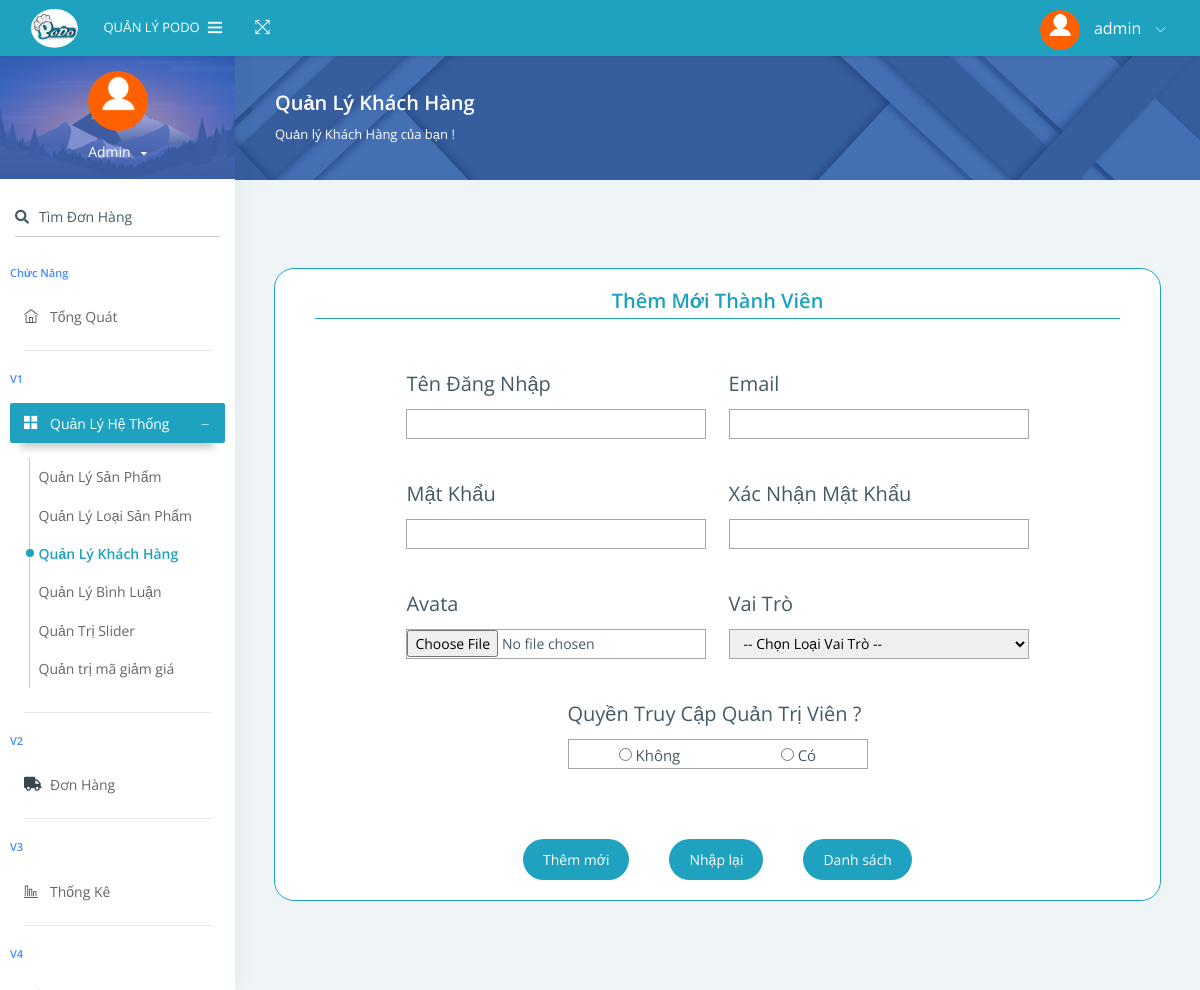
The page /Admin/Customer_AD/index.php (signed in) on the database its author committed.
### tables this page shows
CREATE TABLE `information` (
  `id_information` int(11) NOT NULL,
  `logo` varchar(200) NOT NULL COMMENT 'url logo',
  `address1` varchar(200) NOT NULL COMMENT 'địa chỉ 1',
  `phone` varchar(50) NOT NULL COMMENT 'số điện thoại',
  `email` varchar(200) NOT NULL COMMENT 'email'
);

CREATE TABLE `user` (
  `idUser` int(11) NOT NULL,
  `userName` varchar(200) NOT NULL,
  `passWord` varchar(50) NOT NULL,
  `email` varchar(50) NOT NULL,
  `phone` varchar(50) NOT NULL COMMENT 'Số Điện Thoại',
  `fullName` varchar(50) NOT NULL COMMENT 'Họ và Tên',
  `isAdmin` bit(1) NOT NULL,
  `id_role` int(11) NOT NULL COMMENT 'Mã Vai Trò',
  `image` varchar(200) NOT NULL COMMENT 'avata',
  `adress` varchar(200) NOT NULL COMMENT 'Địa Chỉ',
  `disabled` bit(1) NOT NULL COMMENT 'Cấm truy cập'
);

### Admin/Customer_AD/index.php (the view, shortened to what the rows shown need)
<?php
    if ($_SESSION['user']['isAdmin']!=1) {
        header("location: ../../Login/");
    } else {
        require_once('../../Library/library.php');
?>
<!DOCTYPE html>
<html lang="en">
<head>
      <link rel="stylesheet" type="text/css" href="../assets/css/bootstrap/css/bootstrap.min.css">
      <link rel="stylesheet" href="../assets/pages/waves/css/waves.min.css" type="text/css" media="all">
      <link rel="stylesheet" type="text/css" href="../assets/icon/themify-icons/themify-icons.css">
      <link rel="stylesheet" type="text/css" href="../assets/icon/icofont/css/icofont.css">
      <link rel="stylesheet" type="text/css" href="../assets/icon/font-awesome/css/font-awesome.min.css">
    <link rel="stylesheet" href="https://use.fontawesome.com/releases/v5.15.3/css/all.css">
      <link rel="stylesheet" type="text/css" href="../assets/css/style.css">
      <link rel="stylesheet" type="text/css" href="../assets/css/jquery.mCustomScrollbar.css">
      <link rel="stylesheet" href="./style_customer.css">
  </head>
  <body>
    <div id="pcoded" class="pcoded">
        <div class="pcoded-container navbar-wrapper">
            <nav class="navbar header-navbar pcoded-header">
                <div class="navbar-wrapper">
                    <div class="navbar-logo">
                        <a href="../index.php">
                            <?php logo(1) ?>
                            <span>Quản Lý PoDo</span>
                        </a>
                    </div>
                    <div class="navbar-container container-fluid">
                        <ul class="nav-right">
                            <li class="user-profile header-notification">
                                <a href="" class="waves-effect waves-light">
                                    <?php avatar($idCustomer,2); ?>
                                    <i class="ti-angle-down"></i>
                                </a>
                            </li>
                        </ul>
                    </div>
                </div>
            </nav>
            <div class="pcoded-main-container">
                <div class="pcoded-wrapper">
                    <nav class="pcoded-navbar">
                        <div class="pcoded-inner-navbar main-menu">
                            <div class="">
                                <div class="main-menu-header">
                                    <?php avatar($idCustomer,3)?>
                                </div>
                            </div>
                        </div>
                    </nav>
                    <div class="pcoded-content">
                        <div class="pcoded-inner-content">
                            <div class="main-body">
                                <div class="page-wrapper">
                                <div class="inp__customer">
                                        <form id="form__input__customer" action="" method="post" enctype="multipart/form-data">
                                            <h1 class="title__customer__add">Thêm Mới Thành Viên</h1>
                                        </form>
                                    </div>
                                </div>
                            </div>
                        </div>
                    </div>
                </div>
            </div>
        </div>
    </div>
</body>
</html>
<?php
    }
?>

### Library/library.php (shortened to what the rows shown need)
<?php
function logo($note)
{
    $conn = connectDB();
    $result = $conn->query("SELECT * FROM information ");
    $row = $result->fetch_assoc();
    if ($note == 0) {
        echo '
            <img class="img-fluid" src="../images/' . $row['logo'] . '" alt="Theme-Logo" />
        ';
    } else if ($note == 1) {
        echo '
            <img class="img-fluid" src="../../images/' . $row['logo'] . '" alt="Theme-Logo" />
        ';
    } else if ($note == 2) {
        echo '
            <img src="./images/' . $row['logo'] . '" alt="logo PoDo" />
        ';
    } else if ($note == 3) {
        echo '
            <img src="./images/' . $row['logo'] . '" alt="logo PoDo" />
        ';
    }
}
function avatar($id, $note)
{
    $conn = connectDB();
    $result = $conn->query("SELECT * FROM user WHERE idUser = '" . $id . "'");
    $row = $result->fetch_assoc();
    if ($note == 0) {
        echo '
            <img src=".././images/avata/' . $row['image'] . '" class="img-radius" alt="User-Profile-Image">
            <span>' . $row['userName'] . '</span>
        ';
    } else if ($note == 2) {
        echo '
            <img src="../../images/avata/' . $row['image'] . '" class="img-radius" alt="User-Profile-Image">
            <span>' . $row['userName'] . '</span>
        ';
    } else if ($note == 3) {
        echo '
            <img class="img-80 img-radius" src="../../images/avata/' . $row['image'] . '" alt="User-Profile-Image">
            <div class="user-details">
                <span id="more-details">' . $row['userName'] . '<i class="fa fa-caret-down"></i></span>
            </div>
        ';
    }
}
?>

### rows shown on the page
information: logo (picture)
user: image (picture), userName "admin", userName "Admin"
